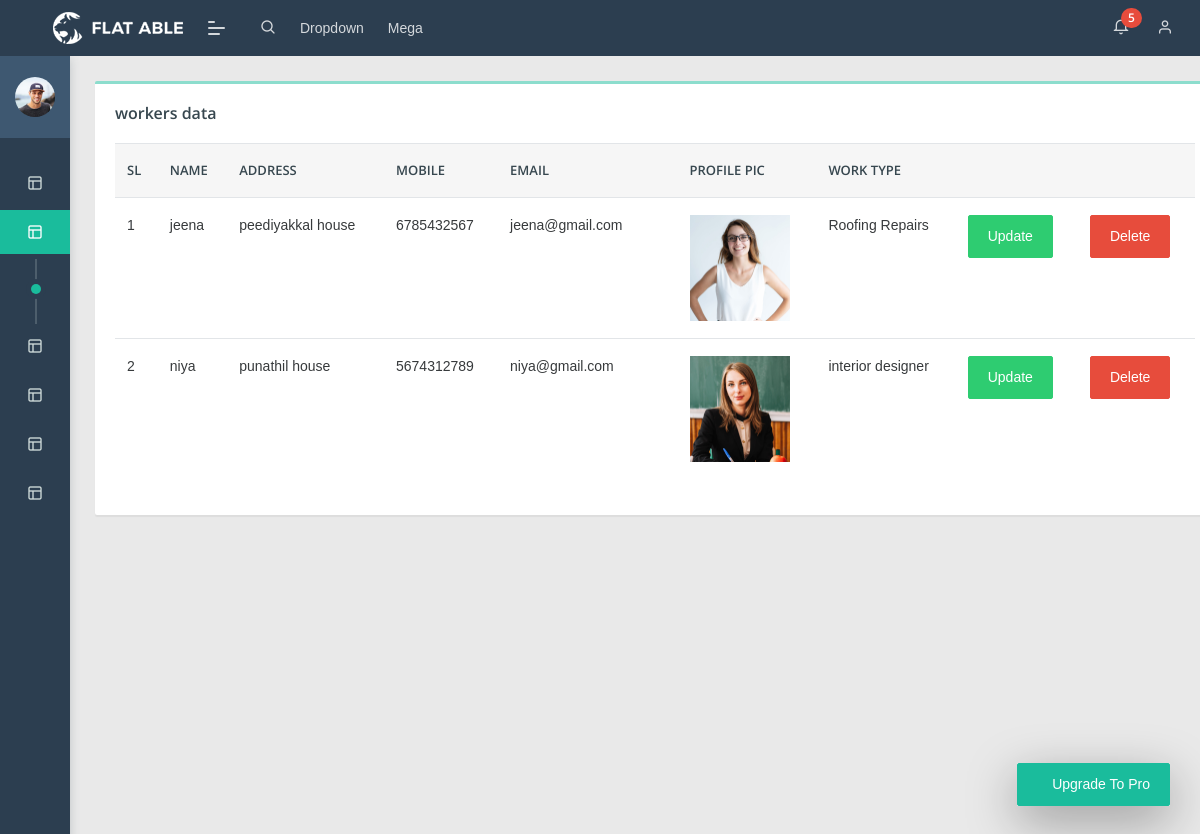
The app's page /workers_data (signed in) with its own data.
### homeservice_app/models.py (models this page shows, shortened)
class register(models.Model):
    user=models.OneToOneField(Login,on_delete=models.CASCADE)
    name=models.CharField(max_length=100)
    profile_pic=models.FileField(upload_to='profilepic/')
    address=models.CharField(max_length=40)
    mobile=models.CharField(max_length=10,null=False)
    email=models.EmailField()
    work_type = models.ForeignKey(work,on_delete=models.CASCADE)

class work(models.Model):
    name = models.CharField(max_length=100)
    charge = models.IntegerField()
    def __str__(self):
        return self.name

### homeservice_app/views.py (the view)
# urls.py: path("workers_data", views.workers_data, name="workers_data"),
@login_required(login_url='loginpage')
def workers_data(request):
    data=register.objects.all
    print(data)
    return render(request,"worker/workers_data.html",{"data":data})

### templates/worker/workers_data.html (shortened to what this page needs)
{% extends "admin/admin base.html" %}
{% block content %}
<div class="card" style="width: 70rem;">
    <div class="card-body">
    <h5 class="card-title">workers data</h5>
        <table class="table">
  <thead>
    <tr>
      <th scope="col">SL</th>
      <th scope="col">NAME</th>
      <th scope="col">ADDRESS</th>
      <th scope="col">MOBILE</th>
      <th scope="col">EMAIL</th>
           <th></th>
      <th scope="col">PROFILE PIC</th>
       <th scope="col">WORK TYPE</th>
       <th></th>
        <th></th>
    </tr>
  </thead>
  <tbody>
   {% for i in data %}
   <tr>
     <td>{{forloop.counter}}</td>
    <td>{{i.name}}</td>
       <td>{{i.address}}</td>
    <td>{{i.mobile}}</td>
    <td>{{i.email}}</td>
    <td>{{i.profilepic}}</td>
       <td><img src="{{i.profile_pic.url }}"style="width:100px"></td>
       <td>{{i.work_type}}</td>
      <td> <a href="{% url 'update' i.id %}"  class="btn btn-success">Update</a></td>
       <td> <a href="{% url 'delete' i.id %}" class="btn btn-danger">Delete</a></td>
  </tr>
  {% endfor %}
            </tbody>
</table>
{% endblock %}

### templates/admin/admin base.html (shortened to what this page needs)
<!DOCTYPE html>
{% load static %}
<html lang="en">
<head>
    <link rel="stylesheet" href=" {% static 'assets/css/style.css' %} ">
</head>
<body class="">
	<nav class="pcoded-navbar  ">
		<div class="navbar-wrapper  ">
			<div class="navbar-content scroll-div " >
				<div class="">
					<div class="main-menu-header">
						<img class="img-radius" src=" {% static 'assets/images/user/avatar-2.jpg' %} " alt="User-Profile-Image">
						<div class="user-details">
						</div>
					</div>
				</div>
				<ul class="nav pcoded-inner-navbar ">
					<li class="nav-item pcoded-menu-caption">
					</li>
					<li class="nav-item pcoded-hasmenu">
					    <a href="#" class="nav-link "><span class="pcoded-micon"><i class="feather icon-layout"></i></span><span class="pcoded-mtext">WORK</span></a>
					</li>
						<li class="nav-item pcoded-hasmenu">
					    <a href="#" class="nav-link "><span class="pcoded-micon"><i class="feather icon-layout"></i></span><span class="pcoded-mtext">WORKERS</span></a>
					    <ul class="pcoded-submenu">
					        <li><a href="{% url 'workers_data' %} " target="_blank">VIEW</a></li>
					    </ul>
					</li>
						<li class="nav-item pcoded-hasmenu">
					    <a href="#" class="nav-link "><span class="pcoded-micon"><i class="feather icon-layout"></i></span><span class="pcoded-mtext">CUSTOMERS</span></a>
					</li>
						<li class="nav-item pcoded-hasmenu">
					    <a href="#" class="nav-link "><span class="pcoded-micon"><i class="feather icon-layout"></i></span><span class="pcoded-mtext">FEEDBACK</span></a>
					</li>
						<li class="nav-item pcoded-hasmenu">
					    <a href="#" class="nav-link "><span class="pcoded-micon"><i class="feather icon-layout"></i></span><span class="pcoded-mtext">APPOINTMENT</span></a>
					</li>
						<li class="nav-item pcoded-hasmenu">
					    <a href="#" class="nav-link "><span class="pcoded-micon"><i class="feather icon-layout"></i></span><span class="pcoded-mtext">PAYMENT</span></a>
					</li>
					<li class="nav-item pcoded-menu-caption">
					</li>
					<li class="nav-item pcoded-menu-caption">
					</li>
					<li class="nav-item pcoded-menu-caption">
					</li>
					<li class="nav-item pcoded-menu-caption">
					</li>
				</ul>
			</div>
		</div>
	</nav>
	<header class="navbar pcoded-header navbar-expand-lg navbar-light header-dark">
				<div class="m-header">
					<a class="mobile-menu" id="mobile-collapse" href=" {% static '#!' %} "><span></span></a>
					<a href=" {% static '#!' %} " class="b-brand">
						<img src=" {% static 'assets/images/logo.png' %} " alt="" class="logo">
					</a>
				</div>
				<div class="collapse navbar-collapse">
					<ul class="navbar-nav mr-auto">
						<li class="nav-item">
							<a href=" {% static '#!' %} " class="pop-search"><i class="feather icon-search"></i></a>
						</li>
						<li class="nav-item">
							<div class="dropdown">
								<a class="dropdown-toggle h-drop" href="#" data-toggle="dropdown">
									Dropdown
								</a>
							</div>
						</li>
						<li class="nav-item">
							<div class="dropdown mega-menu">
								<a class="dropdown-toggle h-drop" href="#" data-toggle="dropdown">
									Mega
								</a>
							</div>
						</li>
					</ul>
					<ul class="navbar-nav ml-auto">
						<li>
							<div class="dropdown">
								<a class="dropdown-toggle" href="#" data-toggle="dropdown">
									<i class="icon feather icon-bell"></i>
									<span class="badge badge-pill badge-danger">5</span>
								</a>
							</div>
						</li>
						<li>
							<div class="dropdown drp-user">
								<a href="#" class="dropdown-toggle" data-toggle="dropdown">
									<i class="feather icon-user"></i>
								</a>
							</div>
						</li>
					</ul>
				</div>
	</header>
<div class="pcoded-main-container">
    <div class="pcoded-content">
		{% block content %}
	           {% endblock %}
            </div>
        </div>
    </div>
</div>
</body>
</html>

### records on screen
register: name "jeena", address "peediyakkal house", mobile "6785432567", email "jeena@gmail.com", profile_pic (picture), work_type "Roofing Repairs"
register: name "niya", address "punathil house", mobile "5674312789", email "niya@gmail.com", profile_pic (picture), work_type "interior designer"
